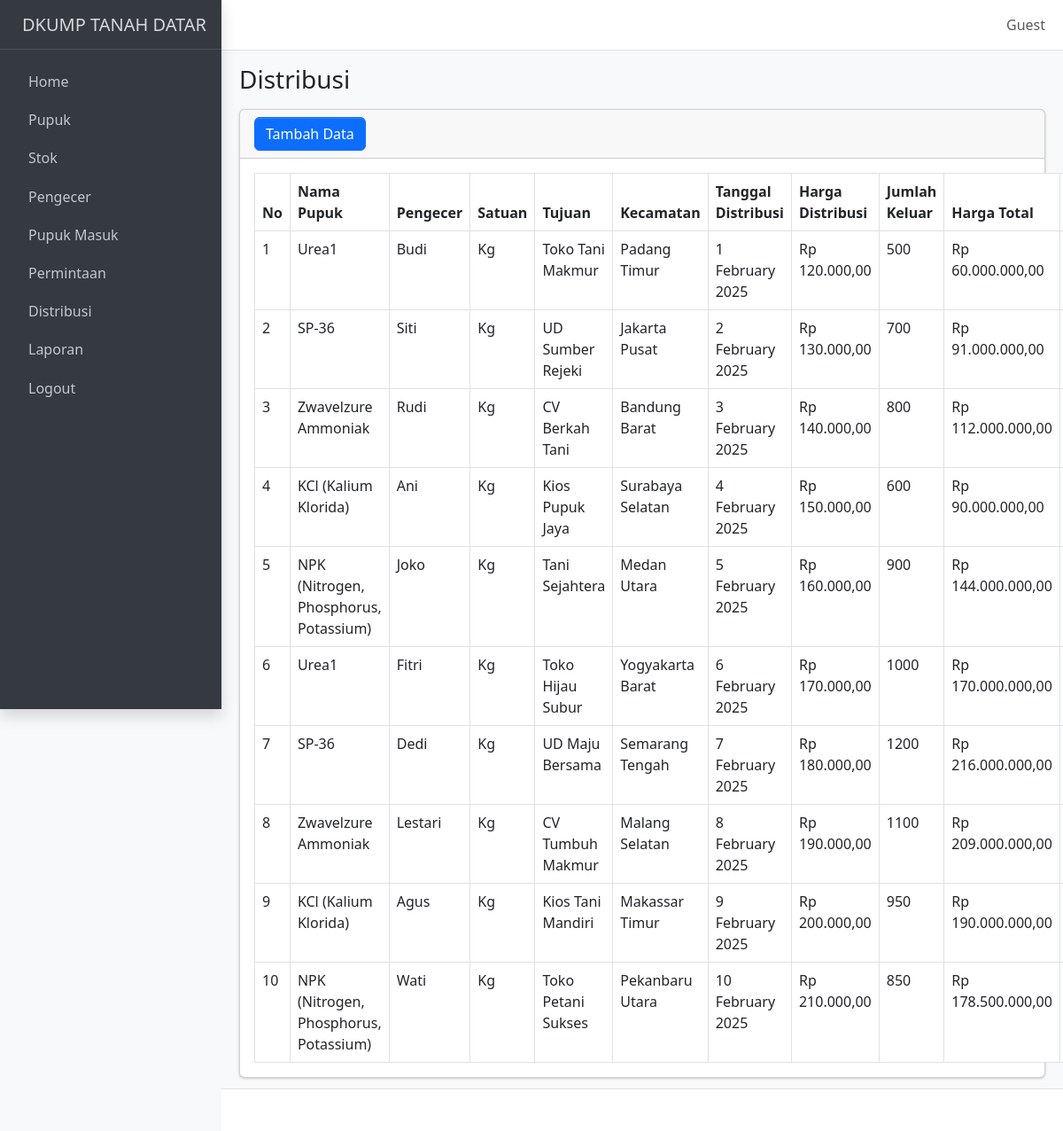
Page /distribusi.php on the committed database.
### tables this page shows
CREATE TABLE `distribusi` (
  `id_distribusi` int NOT NULL,
  `id_pupuk` int NOT NULL,
  `id_pengecer` int NOT NULL,
  `satuan` varchar(50) NOT NULL,
  `tujuan` text NOT NULL,
  `kecamatan` varchar(255) NOT NULL,
  `harga_distribusi` decimal(15,2) NOT NULL,
  `harga_total` decimal(15,2) NOT NULL,
  `jumlah_keluar` int NOT NULL,
  `tanggal_distribusi` varchar(50) NOT NULL,
  `dokumentasi` varchar(255) DEFAULT NULL
);

CREATE TABLE `pupuk` (
  `id_pupuk` int NOT NULL,
  `nama_pupuk` varchar(255) NOT NULL,
  `satuan` varchar(50) NOT NULL,
  `harga` decimal(15,2) NOT NULL
);

CREATE TABLE `pengecer` (
  `id_pengecer` int NOT NULL,
  `nama_pengecer` varchar(255) NOT NULL,
  `jenis_kelamin` enum('Laki-laki','Perempuan') NOT NULL,
  `tanggal_lahir` date NOT NULL,
  `no_hp` varchar(20) NOT NULL,
  `alamat` text NOT NULL
);

### distribusi.php (the view, shortened to what this page needs)
<?php include 'template/header.php'; ?>
<body class="layout-fixed sidebar-expand-lg bg-body-tertiary">
    <div class="app-wrapper">
        <?php include 'template/navbar.php'; ?>
        <?php include 'template/sidebar.php'; ?>
        <main class="app-main">
            <div class="app-content-header">
                <div class="container-fluid">
                    <div class="row">
                        <div class="col-sm-6">
                            <h3 class="mb-0">Distribusi</h3>
                        </div>
                    </div>
                </div>
            </div>
            <div class="app-content">
                <div class="container-fluid">
                    <div class="card">
                        <div class="card-header d-flex justify-content-between align-items-center">
                            <button class="btn btn-primary" data-bs-toggle="modal" data-bs-target="#modalTambahDistribusi">Tambah Data</button>
                        </div>
                        <div class="card-body">
                            <?php
                            include 'koneksi.php';
                            $query = "SELECT d.id_distribusi, p.id_pupuk, p.nama_pupuk, pe.id_pengecer, pe.nama_pengecer,
                            d.satuan, d.tujuan, d.kecamatan, d.tanggal_distribusi, d.harga_distribusi,
                            d.jumlah_keluar, d.harga_total, d.dokumentasi
                     FROM distribusi d
                     JOIN pupuk p ON d.id_pupuk = p.id_pupuk
                     JOIN pengecer pe ON d.id_pengecer = pe.id_pengecer";
                            $result = $koneksi->query($query);
                            $no = 1;
                            if ($result->num_rows > 0) {
                                echo "<table class='table table-bordered'>";
                                echo "<thead>
                            <tr>
                <th>No</th>
                <th>Nama Pupuk</th>
                <th>Pengecer</th>
                <th>Satuan</th>
                <th>Tujuan</th>
                <th>Kecamatan</th>
                <th>Tanggal Distribusi</th>
                <th>Harga Distribusi</th>
                <th>Jumlah Keluar</th>
                <th>Harga Total</th>
                <th>Dokumentasi</th>
                <th>Aksi</th>
            </tr>
                          </thead>";
                                echo "<tbody>";
                                while ($row = $result->fetch_assoc()) {
                                    $tanggal_distribusi = date("j F Y", strtotime($row['tanggal_distribusi']));
                                    echo "<tr>
                                    <td>{$no}</td>
                                    <td>{$row['nama_pupuk']}</td>
                                    <td>{$row['nama_pengecer']}</td>
                                    <td>{$row['satuan']}</td>
                                    <td>{$row['tujuan']}</td>
                                     <td>{$row['kecamatan']}</td>
                                    <td>{$tanggal_distribusi}</td>
                                    <td>Rp " . number_format($row['harga_distribusi'], 2, ',', '.') . "</td>
                                    <td>{$row['jumlah_keluar']}</td>
                                    <td>Rp " . number_format($row['harga_total'], 2, ',', '.') . "</td>
                                    <td><a href='uploads/{$row['dokumentasi']}' target='_blank'>Lihat</a></td>
                                    <td>
                                        <button class='btn btn-warning btn-sm' data-bs-toggle='modal' data-bs-target='#modalEditDistribusi{$row['id_distribusi']}'>Edit</button>
                                        <a href='crud/hapus_distribusi.php?id={$row['id_distribusi']}' onclick='return confirm(\"Apakah Anda yakin ingin menghapus data ini?\")' class='btn btn-danger btn-sm'>Hapus</a>
                                    </td>
                                  </tr>";
                                    echo "<div class='modal fade' id='modalEditDistribusi{$row['id_distribusi']}' tabindex='-1' aria-labelledby='modalEditDistribusiLabel' aria-hidden='true'>
                                <div class='modal-dialog'>
                                    <div class='modal-content'>
                                        <div class='modal-header'>
                                            <h5 class='modal-title'>Edit Distribusi</h5>
                                            <button type='button' class='btn-close' data-bs-dismiss='modal' aria-label='Close'></button>
                                        </div>
                                        <div class='modal-body'>
                                            <form action='crud/edit_distribusi.php' method='post' enctype='multipart/form-data'>
                                                <input type='hidden' name='id_distribusi' value='{$row['id_distribusi']}'>
                                                <div class='mb-3'>
                                                    <label for='id_pupuk' class='form-label'>Nama Pupuk</label>
                                                    <select class='form-control' name='id_pupuk' required>";
                                    $no++;
                                }
                                echo "</tbody></table>";
                            } else {
                                echo "<p class='text-center'>Tidak ada data distribusi.</p>";
                            }
                            ?>
                        </div>
                    </div>
                </div>
            </div>
        </main>
        <footer class="app-footer">
        </footer>
    </div>
</body>
</html>

### rows in the picture
distribusi: id_pupuk.nama_pupuk "Urea1", id_pengecer.nama_pengecer "Budi", satuan "Kg", tujuan "Toko Tani Makmur", kecamatan "Padang Timur", tanggal_distribusi "1 February 2025", harga_distribusi "120.000,00", jumlah_keluar "500", harga_total "60.000.000,00"
distribusi: id_pupuk.nama_pupuk "SP-36", id_pengecer.nama_pengecer "Siti", satuan "Kg", tujuan "UD Sumber Rejeki", kecamatan "Jakarta Pusat", tanggal_distribusi "2 February 2025", harga_distribusi "130.000,00", jumlah_keluar "700", harga_total "91.000.000,00"
distribusi: id_pupuk.nama_pupuk "Zwavelzure Ammoniak", id_pengecer.nama_pengecer "Rudi", satuan "Kg", tujuan "CV Berkah Tani", kecamatan "Bandung Barat", tanggal_distribusi "3 February 2025", harga_distribusi "140.000,00", jumlah_keluar "800", harga_total "112.000.000,00"
distribusi: id_pupuk.nama_pupuk "KCl (Kalium Klorida)", id_pengecer.nama_pengecer "Ani", satuan "Kg", tujuan "Kios Pupuk Jaya", kecamatan "Surabaya Selatan", tanggal_distribusi "4 February 2025", harga_distribusi "150.000,00", jumlah_keluar "600", harga_total "90.000.000,00"
distribusi: id_pupuk.nama_pupuk "NPK (Nitrogen, Phosphorus, Potassium)", id_pengecer.nama_pengecer "Joko", satuan "Kg", tujuan "Tani Sejahtera", kecamatan "Medan Utara", tanggal_distribusi "5 February 2025", harga_distribusi "160.000,00", jumlah_keluar "900", harga_total "144.000.000,00"
distribusi: id_pupuk.nama_pupuk "Urea1", id_pengecer.nama_pengecer "Fitri", satuan "Kg", tujuan "Toko Hijau Subur", kecamatan "Yogyakarta Barat", tanggal_distribusi "6 February 2025", harga_distribusi "170.000,00", jumlah_keluar "1000", harga_total "170.000.000,00"
distribusi: id_pupuk.nama_pupuk "SP-36", id_pengecer.nama_pengecer "Dedi", satuan "Kg", tujuan "UD Maju Bersama", kecamatan "Semarang Tengah", tanggal_distribusi "7 February 2025", harga_distribusi "180.000,00", jumlah_keluar "1200", harga_total "216.000.000,00"
distribusi: id_pupuk.nama_pupuk "Zwavelzure Ammoniak", id_pengecer.nama_pengecer "Lestari", satuan "Kg", tujuan "CV Tumbuh Makmur", kecamatan "Malang Selatan", tanggal_distribusi "8 February 2025", harga_distribusi "190.000,00", jumlah_keluar "1100", harga_total "209.000.000,00"
distribusi: id_pupuk.nama_pupuk "KCl (Kalium Klorida)", id_pengecer.nama_pengecer "Agus", satuan "Kg", tujuan "Kios Tani Mandiri", kecamatan "Makassar Timur", tanggal_distribusi "9 February 2025", harga_distribusi "200.000,00", jumlah_keluar "950", harga_total "190.000.000,00"
distribusi: id_pupuk.nama_pupuk "NPK (Nitrogen, Phosphorus, Potassium)", id_pengecer.nama_pengecer "Wati", satuan "Kg", tujuan "Toko Petani Sukses", kecamatan "Pekanbaru Utara", tanggal_distribusi "10 February 2025", harga_distribusi "210.000,00", jumlah_keluar "850", harga_total "178.500.000,00"

### other values in the picture
$_SESSION['nama_lengkap'] "Guest"
